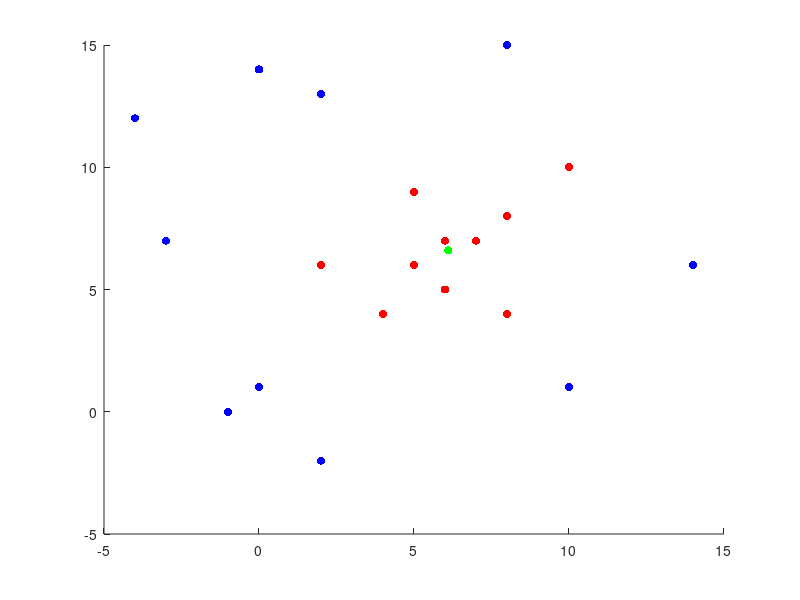

Write MATLAB code to recreate this figure. (Note: this script raises an error after producing the figure.)
clear;

% Load data
load toy2.mat

% Print the data
X;

% Formula separazione sferica

%min {z, \Xsi, \Psi} z + C \sum_{i=1}^m \Xsi_i + C \sum_{l=1}^k \Psi_l

%                    Xsi_i >= ||a_i - x_0||^2 - z, i = 1, ..., m
%                    Psi_i >= z - ||b_l - x_0||^2, i = 1, ..., m
%                    Xsi_i >= 0, i = 1, ..., m
%                    Psi_i >= 0, i = 1, ..., k
%                    z >= 0

[numPoints, dim] = size(X);

numVar = 1 + numPoints;
Positive = [];
Negative = [];

for i = 1 :numPoints
    if y(i) == 1
        Positive = [Positive; X(i, :)];
    else
        Negative = [Negative; X(i, :)];
    endif
end

m = size(Positive, 1);

k = size(Negative, 1);

% Plot points

hold on;

scatter(Positive(:, 1), Positive(:, 2), 'r', 'filled');
scatter(Negative(:, 1), Negative(:, 2), 'b', 'filled');

waitforbuttonpress();

% Troviamo la media per il baricentro sui positivi
hold on;

% calculate using mean function
mediaX = mean(Positive(:, 1));
mediaY = mean(Positive(:, 2));

% Plot baricentro
scatter(mediaX, mediaY, 'g', 'filled');

waitforbuttonpress();

%Salviamo le medie in un vettore X0
x0 = [mediaX mediaY];

%Trasformiamo la formula in forma normale

%min {z, \Xsi, \Psi} z + C \sum_{i=1}^m \Xsi_i + C \sum_{l=1}^k \Psi_l

%                    Xsi_i  + z >= + ||a_i - x_0||^2, i = 1, ..., m
%                    Psi_i  - z >= - ||b_l - x_0||^2, i = 1, ..., k
%                    Xsi_i >= 0, i = 1, ..., m
%                    Psi_i >= 0, i = 1, ..., k
%                    z >= 0

%Definiamo il vettore c
c = ones(numVar, 1);

% Cambiamo il valore di c dopo 1  a fine
for i=2:numVar
    c(i) = 1;
end

%Oppure definiamo C
%C = 10

%Moltiplichiamo tutto queli che ci serve con C
%c(2:numVar) *= C



%Definiamo la matrice A

A = zeros(numPoints, numVar);

for i=1:numPoints
    A(i, 1+i) = 1; %Per Xsi e Psi
    A(i, 1) = y(i);
end

%Definiamo il vettore b
b = zeros(numPoints, 1);

% Assegnazione dei valori
for i=1:numPoints
    b(i) = norm(X(i, :) - x0)^2 * y(i);
end

%Definiamo il vettore lb
lb = zeros(numVar, 1);

%Definiamo il vettore ub
ub = [];

%Definiamo il vettore ctype
ctype = repmat("L", 1, numPoints);

%Definiamo il vettore vartype
vartype = repmat("C", 1, numVar);

%Definiamo il vettore sense
sense = 1;

%Risoluzione del problema
[xopt, fopt, status, extra] = glpk(c, A, b, lb, ub, ctype, vartype, sense);

% Stampiamo una circonferenza partendo dal baricentro e con
%raggio pari
drawCircumference(x0, sqrt(fopt),'k');
waitforbuttonpress();
